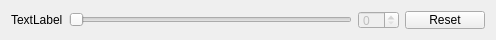
<?xml version="1.0" encoding="UTF-8"?>
<ui version="4.0">
 <class>sliderInt</class>
 <widget class="QWidget" name="sliderInt">
  <property name="geometry">
   <rect>
    <x>0</x>
    <y>0</y>
    <width>496</width>
    <height>40</height>
   </rect>
  </property>
  <property name="minimumSize">
   <size>
    <width>0</width>
    <height>40</height>
   </size>
  </property>
  <property name="maximumSize">
   <size>
    <width>16777215</width>
    <height>40</height>
   </size>
  </property>
  <property name="windowTitle">
   <string>Form</string>
  </property>
  <layout class="QHBoxLayout" name="horizontalLayout">
   <item>
    <widget class="QLabel" name="label">
     <property name="text">
      <string>TextLabel</string>
     </property>
    </widget>
   </item>
   <item>
    <widget class="QSlider" name="horizontalSlider">
     <property name="orientation">
      <enum>Qt::Horizontal</enum>
     </property>
    </widget>
   </item>
   <item>
    <widget class="QSpinBox" name="spinBox">
     <property name="enabled">
      <bool>false</bool>
     </property>
    </widget>
   </item>
   <item>
    <widget class="QPushButton" name="pushButton">
     <property name="text">
      <string>Reset</string>
     </property>
    </widget>
   </item>
  </layout>
 </widget>
 <resources/>
 <connections/>
</ui>
